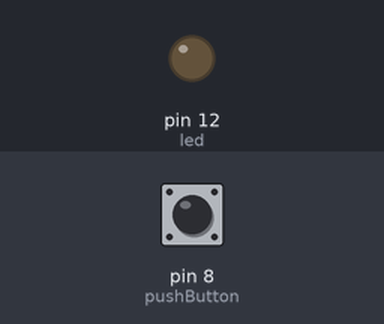
Bench run of a sketch on a simulated Arduino Uno, built with avr-gcc and run on an emulated ATmega328P. Shown: output pins drawn as LEDs (lit = HIGH). Dashed ring = blinking. The test bench sets the inputs (shaded band); at power-on: pin 8 (pushButton) HIGH.

Above: at 1.2 s.
1.3 s: pin 8 (pushButton) pulled LOW for 3.2 s
At 2.0 s:
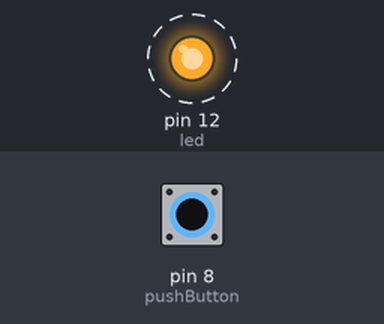
Timing chart, 0 to 5.8 s (numbered marks = the images above; inputs shaded):
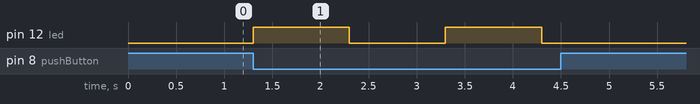

Measured:
- after the input at 1.3 s, pin 12 (led): alternates HIGH for 1.0 s and LOW for 1.0 s, 4 changes in all, then stays LOW, starting at once

The sketch:

code.ino
```cpp
// 07-push-button-internal-pull-up

int led = 12;
int pushButton = 8;
int delayTime = 1000; // Wait for 1000 millisecond(s)

void setup()
{
  pinMode(led, OUTPUT);
  pinMode(pushButton, INPUT_PULLUP);
}

void loop()
{
  if(digitalRead(pushButton) == LOW){
    digitalWrite(led, HIGH);
    delay(delayTime);
    digitalWrite(led, LOW);
    delay(delayTime);
  }
}
```
